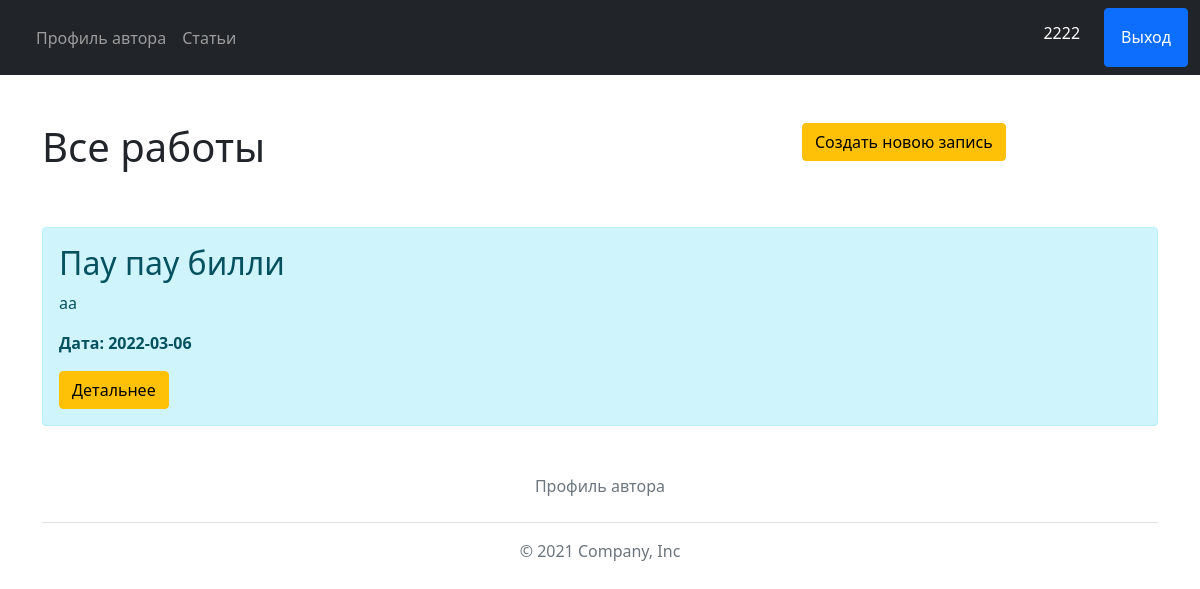
The page /posts (signed in) on the database its author committed.
### data/users.py (models this page shows, shortened)
class User(SqlAlchemyBase):
    __tablename__ = 'users'
    id = sqlalchemy.Column(sqlalchemy.Integer, primary_key=True)
    name = sqlalchemy.Column(sqlalchemy.String(128), unique=True)
    login = sqlalchemy.Column(sqlalchemy.String(128), nullable=False, unique=True)
    password = sqlalchemy.Column(sqlalchemy.String(255), nullable=False)
    news = orm.relation("Admin", back_populates='user')
    def get_id(self):
        return str(self.id)

### data/article.py (models this page shows)
class Article(SqlAlchemyBase):
    __tablename__ = 'articles'
    id = sqlalchemy.Column(sqlalchemy.Integer, primary_key=True)
    title = sqlalchemy.Column(sqlalchemy.String(50), nullable=False)
    intro = sqlalchemy.Column(sqlalchemy.String(200), nullable=False)
    text = sqlalchemy.Column(sqlalchemy.Text, nullable=False)
    date = sqlalchemy.Column(sqlalchemy.DateTime, default=datetime.datetime.now())

### app.py (the view)
@app.route('/')
@app.route('/posts')
def posts():
    article = Article()
    articles = db_sess.query(Article).all()
    print(articles)
    return render_template("posts.html", articles=articles, check_admin=check_admin())

### app.py (called while the page is built)
def check_admin():
    id = current_user.get_id()
    check = db_sess.query(Admin).filter(Admin.user_id == id).first()
    if check != None:
        return True
    else:
        return False

@manager.user_loader
def load_user(user_id):
    return db_sess.query(User).get(int(user_id))

@app.after_request
def redirect_to_signin(response):
    if response.status_code == 404:
        return redirect(('/login_page') + "?next" + request.url)
    return response

@app.context_processor
def any_data_processor():
    if current_user.is_authenticated:
        id = current_user.get_id()
        user = db_sess.query(User).filter(User.id == id).first()
        name = user.name
        return dict(user_aunt=name, check_admin=True)
    else:
        return dict(user_aunt="None")

@app.teardown_appcontext
def shutdown_session(exception=None):
    db_sess.close()

### templates/posts.html (shortened to what this page needs)
{% extends "base.html" %}
{% block body %}
<div class="container mt-5">
<div class="row">
    <div class="col-md-8">
        <h1>Все работы</h1>
    </div>
    <div class="col-md-4 col-md-offset-4">
        {% if check_admin == True%}
        <a class="btn btn-warning" href="/create-article">Создать новою запись</a>
        {%endif%}
    </div>
</div>
</div>
<div class="container mt-5">
    {%if articles|length > 0 %}
        {%for el in articles %}
            <div class="alert alert-info">
                <h2>
                    {{ el.title }}
                </h2>
                <p>
                    {{el.intro}}
                </p>
                <p><b>Дата: {{ el.date.date() }}</b></p>
                <a href="/posts/{{ el.id }}" class="btn btn-warning">Детальнее</a>
            </div>
        {% endfor%}
    {%else%}
        <p>У нас еще нет статей на этом сайие</p>`
    {%endif%}
</div>
{% endblock %}

### templates/base.html (shortened to what this page needs)
<!doctype html>
<html lang="ru">
<head>
    <link rel="stylesheet" href="https://cdn.jsdelivr.net/npm/bootstrap@5.1.3/dist/css/bootstrap.min.css"
>
</head>
<body>
<nav class="navbar navbar-expand navbar-dark bg-dark" aria-label="Second navbar example">
    <div class="container-fluid">
        <div class="collapse navbar-collapse" id="navbarsExample02">
            <ul class="navbar-nav me-auto">
                <li class="nav-item">
                    <a class="nav-link" href="/profile">Профиль автора</a>
                </li>
                <li class="nav-item">
                    <a class="nav-link" href="/posts">Статьи</a>
                </li>
            </ul>
            <div class="-grid gap-2 d-md-flex justify-content-md-end">
                {% if user_aunt != "None" %}
                <p class="text-white h6 p-3">{{user_aunt}}</p>
                <a href="/logout" type="button" class="btn btn-primary p-3">Выход</a>
                {%else%}
                    <a href="/login" type="button" class="btn btn-outline-primary me-2">Вход</a>
                {% endif%}
            </div>
        </div>
    </div>
</nav>
{% block body%}{% endblock %}
<div class="container">
    <footer class="py-3 my-4">
        <ul class="nav justify-content-center border-bottom pb-3 mb-3">
            <li class="nav-item"><a href="/profile" class="nav-link px-2 text-muted">Профиль автора</a></li>
        </ul>
        <p class="text-center text-muted">© 2021 Company, Inc</p>
    </footer>
</div>
</body>
</html>

### rows shown on the page
User: name "2222"
Article: title "Пау пау билли", intro "аа", date "2022-03-06"
